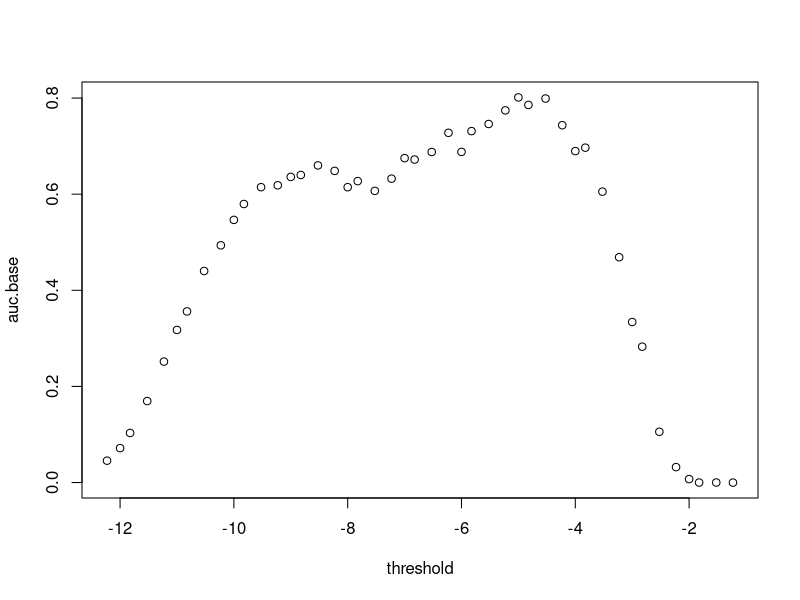

Reproduce this figure in R.
# calculating AUC
# 5 Jan 2018
# pomeranz

# read in data
# data has already been sorted by TPR & FPR within each threshold
dat <- read.csv("Table for AUC.csv")
# split into list
dat.list <- split(dat, list(dat$Threshold))
# function to calculate AUC using trapezoidal method
get_auc <- function(dat, x, y){
  sum(diff(dat[[x]]) * (head(dat[[y]], -1)+ tail(dat[[y]], -1)))/ 2
}
# apply fxn to list
auc.base <- lapply(dat.list, get_auc, x = "FPR", y = "TPR")


# using pracma::trapz
library(pracma)
auc.trapz <- lapply(dat.list, function (.data){trapz(
  x = .data$FPR, y = .data$TPR)})
  

# compare
dat2 <- data.frame(auc.base = unlist(auc.base),
                   auc.trapz = unlist(auc.trapz))
difference <- dat2$auc.base - dat2$auc.trapz
# mean difference <<< small
mean(difference)


# plot
dat2$threshold <- log10(as.numeric(rownames(dat2)))
plot(auc.base ~ threshold, data = dat2)

# max auc at threshold of 1e-05
dat2[order(dat2$auc.base),]
